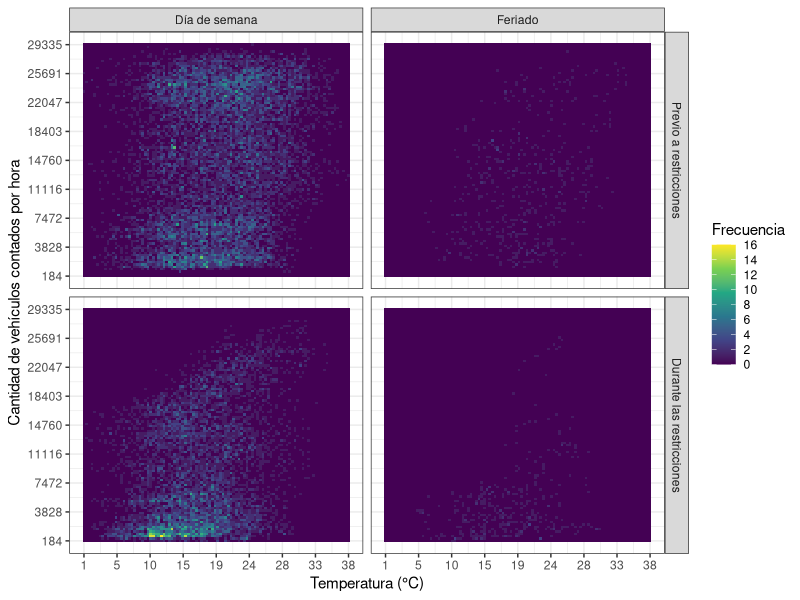
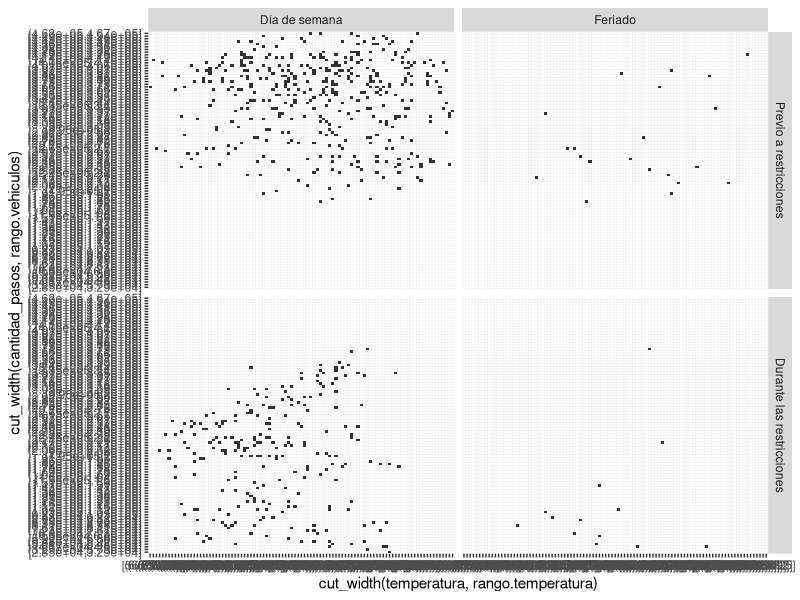
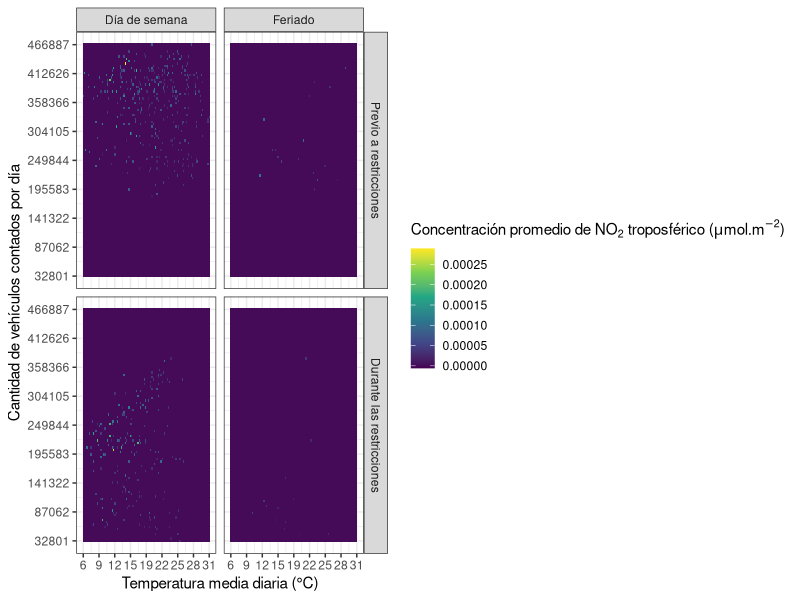
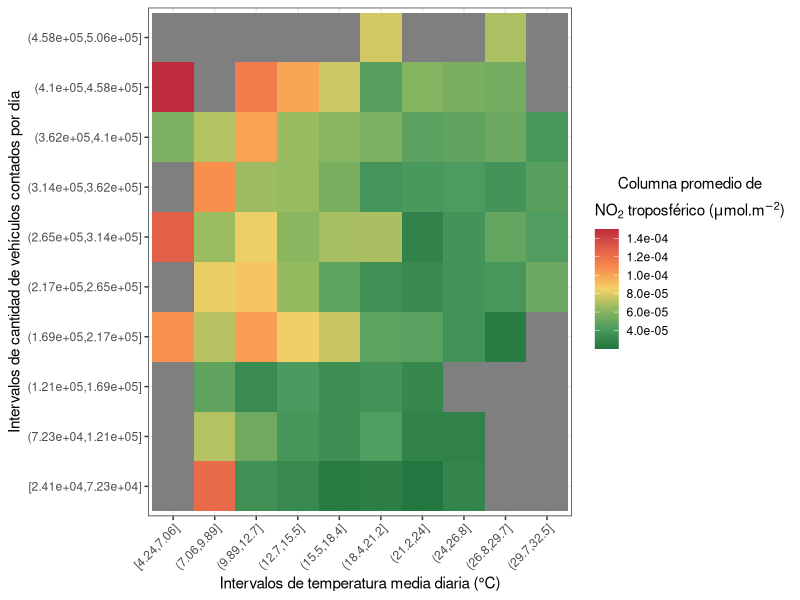

Reproduce these figures in R, in order. (Note: this script raises an error after producing the figures.)
rm(list=ls())
gc()

##### Analisis descriptivo entre variables ####
library(tidyverse)
library(data.table)
library(lubridate)
library(xtable)
library(stringi)


#Vehiculos vs meteorologicas
#Procesamiento vehiculos
vehiculos <- fread("Datos/Procesados/conteo_vehicular.csv")
feriados <- fread("Datos/Insumos_prophet/feriados.csv", encoding = "UTF-8")

vehiculos[, periodo := fifelse(fecha_hora < as.Date("2020-03-20"), "Previo a restricciones", "Durante las restricciones") %>%
            as.factor() %>%
            fct_rev()]

vehiculos[, dia_semana := weekdays(fecha_hora) %>%
            str_to_title() %>%
            factor(levels = c("Lunes", "Martes", "Miércoles", "Jueves", "Viernes", "Sábado", "Domingo"))]

vehiculos[, condicion_dia := fcase(as.Date(fecha_hora) %in% feriados$ds, "Feriado",
                                   dia_semana %in% c("Sábado", "Domingo"), "Fin de semana",
                                   default = "Día de semana") %>%
            factor(levels = c("Día de semana", "Fin de semana", "Feriado"))]

vehiculos.diario <- vehiculos[, .(cantidad_pasos = sum(cantidad_pasos, na.rm = TRUE),
                                         periodo = unique(periodo),
                                         dia_semana = unique(dia_semana),
                                         condicion_dia = unique(condicion_dia)),
                                     by = .(fecha = as.Date(fecha_hora))]

#Procesamiento tiempo

tiempo <- fread("Datos/Procesados/datos_horarios_tiempo_procesados.csv")

#Uno las bases

vehiculos.tiempo <- vehiculos %>%
  merge(tiempo[, .(fecha_hora, temperatura, pp)], by = "fecha_hora")

# Las analizo
#Construyo nueva variable que es diferencia de temperatura a la promedio para esa hora del dia con todos los datos que pueda
tiempo[, hora := hour(fecha_hora)]
tiempo[, temp.media.hora := mean(temperatura), by = hora]

vehiculos.tiempo <- vehiculos.tiempo %>%
  merge(tiempo[, .(fecha_hora, hora, temp.media.hora)], by = "fecha_hora")

cor.test(vehiculos.tiempo$cantidad_pasos, vehiculos.tiempo$temperatura, method = "pearson")

#Heatmap

cantidad.pixeles <- 100

rango.temperatura <- diff(range(vehiculos.tiempo$temperatura)) / (cantidad.pixeles - 1)

rango.vehiculos <- diff(range(vehiculos.tiempo$cantidad_pasos)) / (cantidad.pixeles - 1)


vehiculos.tiempo.heatmap <- vehiculos.tiempo[, .(temperatura = cut_width(temperatura, rango.temperatura, labels = FALSE),
                                                 cantidad_pasos = cut_width(cantidad_pasos, rango.vehiculos, labels = FALSE),
                                                 periodo,
                                                 condicion_dia)]

vehiculos.tiempo.heatmap <- vehiculos.tiempo.heatmap[, .(frecuencia = .N), by = .(temperatura, cantidad_pasos, periodo, condicion_dia)]


grilla.vacia <- expand.grid(temperatura = 1:cantidad.pixeles,
            cantidad_pasos = 1:cantidad.pixeles,
            periodo = unique(vehiculos.tiempo.heatmap$periodo),
            condicion_dia = unique(vehiculos.tiempo.heatmap$condicion_dia)) %>%
  as.data.table()

vehiculos.tiempo.heatmap <- grilla.vacia %>%
  merge(vehiculos.tiempo.heatmap, by = c("temperatura", "cantidad_pasos", "periodo", "condicion_dia"), all = TRUE)

vehiculos.tiempo.heatmap[is.na(frecuencia), frecuencia := 0]

num.ticks <- 9

vehiculos.tiempo.heatmap %>%
  ggplot(aes(x = temperatura, y = cantidad_pasos, fill = frecuencia)) +
  geom_tile() +
  facet_grid(periodo~condicion_dia) +
  scale_fill_viridis_c(n.breaks = 10) +
  scale_x_continuous(breaks = seq(1, cantidad.pixeles, length.out = num.ticks), labels = round(seq(range(vehiculos.tiempo$temperatura)[1], range(vehiculos.tiempo$temperatura)[2], length.out = num.ticks))) +
  scale_y_continuous(breaks = seq(1, cantidad.pixeles, length.out = num.ticks), labels = round(seq(range(vehiculos.tiempo$cantidad_pasos)[1], range(vehiculos.tiempo$cantidad_pasos)[2], length.out = num.ticks))) +
  labs(x = "Temperatura (°C)", y = "Cantidad de vehículos contados por hora", fill = "Frecuencia") +
  theme_bw()


#Lo mismo pero diario:
tiempo.diario <- fread("Datos/Procesados/datos_diarios_tiempo_procesados.csv")
vehiculos.tiempo.diario <- vehiculos.diario %>%
  merge(tiempo.diario, by = 'fecha')

#### Nitrogeno vs otras:

no2 <- fread("Datos/Procesados/no2_diario_procesado.csv")


vehiculos.tiempo.no2 <- vehiculos.tiempo.diario %>%
  merge(no2, by = "fecha")

#Heatmap
cantidad.pixeles <- 100

rango.temperatura <- diff(range(vehiculos.tiempo.no2$temperatura)) / (cantidad.pixeles - 1)

rango.vehiculos <- diff(range(vehiculos.tiempo.no2$cantidad_pasos)) / (cantidad.pixeles - 1)


vehiculos.tiempo.no2.heatmap <- vehiculos.tiempo.no2[, .(temperatura = cut_width(temperatura, rango.temperatura, labels = FALSE),
                                                 cantidad_pasos = cut_width(cantidad_pasos, rango.vehiculos, labels = FALSE),
                                                 NO2_trop_mean,
                                                 periodo,
                                                 condicion_dia)]

vehiculos.tiempo.no2.heatmap <- vehiculos.tiempo.no2.heatmap[, .(frecuencia = mean(NO2_trop_mean, na.rm = TRUE)), by = .(temperatura, cantidad_pasos, periodo, condicion_dia)]


grilla.vacia <- expand.grid(temperatura = 1:cantidad.pixeles,
                            cantidad_pasos = 1:cantidad.pixeles,
                            periodo = unique(vehiculos.tiempo.no2.heatmap$periodo),
                            condicion_dia = unique(vehiculos.tiempo.no2.heatmap$condicion_dia)) %>%
  as.data.table()

vehiculos.tiempo.no2.heatmap <- grilla.vacia %>%
  merge(vehiculos.tiempo.no2.heatmap, by = c("temperatura", "cantidad_pasos", "periodo", "condicion_dia"), all = TRUE)

vehiculos.tiempo.no2.heatmap[is.na(frecuencia), frecuencia := 0]

vehiculos.tiempo.no2 %>%
  ggplot(aes(x = cut_width(temperatura, rango.temperatura), y = cut_width(cantidad_pasos, rango.vehiculos))) +
  geom_tile() +
  facet_grid(periodo~condicion_dia)

num.ticks <- 9

vehiculos.tiempo.no2.heatmap %>%
  ggplot(aes(x = temperatura, y = cantidad_pasos, fill = frecuencia)) +
  geom_tile() +
  facet_grid(periodo~condicion_dia) +
  scale_fill_viridis_c(n.breaks = 10) +
  scale_x_continuous(breaks = seq(1, cantidad.pixeles, length.out = num.ticks), labels = round(seq(range(vehiculos.tiempo.no2$temperatura)[1], range(vehiculos.tiempo.no2$temperatura)[2], length.out = num.ticks))) +
  scale_y_continuous(breaks = seq(1, cantidad.pixeles, length.out = num.ticks), labels = round(seq(range(vehiculos.tiempo.no2$cantidad_pasos)[1], range(vehiculos.tiempo.no2$cantidad_pasos)[2], length.out = num.ticks))) +
  labs(x = "Temperatura media diaria (°C)", y = "Cantidad de vehículos contados por día", fill = expression(paste("Concentración promedio de ", NO[2], " troposférico (", mu, "mol.", m^-2, ")"))) +
  theme_bw()

#Sin agrupar:
cantidad.pixeles <- 10

rango.temperatura <- diff(range(vehiculos.tiempo.no2$temperatura)) / (cantidad.pixeles - 1)

rango.vehiculos <- diff(range(vehiculos.tiempo.no2$cantidad_pasos)) / (cantidad.pixeles - 1)


vehiculos.tiempo.no2.heatmap <- vehiculos.tiempo.no2[, .(temperatura = cut_width(temperatura, rango.temperatura),#, labels = FALSE),
                                                         cantidad_pasos = cut_width(cantidad_pasos, rango.vehiculos),#, labels = FALSE),
                                                         temperatura_orden = cut_width(temperatura, rango.temperatura, labels = FALSE),
                                                         cantidad_pasos_orden = cut_width(cantidad_pasos, rango.vehiculos, labels = FALSE),
                                                         NO2_trop_mean)]

vehiculos.tiempo.no2.heatmap <- vehiculos.tiempo.no2.heatmap[, .(frecuencia = mean(NO2_trop_mean, na.rm = TRUE),
                                                                 temperatura_orden,
                                                                 cantidad_pasos_orden), by = .(temperatura, cantidad_pasos)]


grilla.vacia <- expand.grid(temperatura = unique(vehiculos.tiempo.no2.heatmap$temperatura),# 1:cantidad.pixeles,
                            cantidad_pasos = unique(vehiculos.tiempo.no2.heatmap$cantidad_pasos)) %>%#1:cantidad.pixeles) %>%
  as.data.table()

vehiculos.tiempo.no2.heatmap <- grilla.vacia %>%
  merge(vehiculos.tiempo.no2.heatmap, by = c("temperatura", "cantidad_pasos"), all = TRUE)

#vehiculos.tiempo.no2.heatmap[is.na(frecuencia), frecuencia := 0]

num.ticks <- 9

leyenda <- expression(
  atop(
    "Columna promedio de", paste(NO[2], " troposférico (", mu, "mol.", m^-2, ")")
  )
)

(heatmap.vehiculos.temperatura.no2 <- vehiculos.tiempo.no2.heatmap %>%
  ggplot(aes(x = temperatura, y = cantidad_pasos, fill = frecuencia)) +
  geom_tile() +
  ggthemes::scale_fill_gradient2_tableau(palette = "Red-Green-Gold Diverging", trans = "reverse",n.breaks = 10, labels = scales::scientific) +
  # scale_x_continuous(breaks = seq(1, cantidad.pixeles, length.out = num.ticks), labels = round(seq(range(vehiculos.tiempo.no2$temperatura)[1], range(vehiculos.tiempo.no2$temperatura)[2], length.out = num.ticks))) +
  # scale_y_continuous(breaks = seq(1, cantidad.pixeles, length.out = num.ticks), labels = round(seq(range(vehiculos.tiempo.no2$cantidad_pasos)[1], range(vehiculos.tiempo.no2$cantidad_pasos)[2], length.out = num.ticks))) +
  labs(x = "Intervalos de temperatura media diaria (°C)", y = "Intervalos de cantidad de vehículos contados por día", fill = leyenda) +
  theme_bw() +
    guides(fill = guide_colorbar(reverse=T)) +
    theme(axis.text.x = element_text(angle = 45, vjust = 1, hjust = 1)))

ggsave("Figuras/Descriptiva/Heatmap_vehiculos_temperatura_no2.png", heatmap.vehiculos.temperatura.no2, width = 10, height = 6)

# tests contra no2:
cor.test(vehiculos.tiempo.no2$cantidad_pasos, vehiculos.tiempo.no2$NO2_trop_mean, method = "spearman")
cor.test(vehiculos.tiempo.no2$temperatura, vehiculos.tiempo.no2$NO2_trop_mean, method = "spearman")
cor.test(vehiculos.tiempo.no2$intensidad_viento_km_h, vehiculos.tiempo.no2$NO2_trop_mean, method = "spearman")


#Creo lags y otras funciones y busco las correlaciones de spearman:

funciones <- c("sqrt", "log10")

variables.originales <- c("NO2_trop_mean", "cantidad_pasos", "temperatura", "intensidad_viento_km_h", "temperatura.max", "temperatura.min")

for(funcion in funciones){
  nuevas.variables <- paste(funcion, variables.originales, sep = "_")
  if(funcion == "sqrt"){
    vehiculos.tiempo.no2[, (nuevas.variables) :=  sqrt(.SD), .SDcols=variables.originales]
  }
  else if(funcion == "log10"){
+    vehiculos.tiempo.no2[, (nuevas.variables) :=  log10(.SD), .SDcols=variables.originales]
  }
}


lags <- str_pad(0:30, width = 2, pad = "0")
variables <- names(vehiculos.tiempo.no2)[grepl(paste(variables.originales[-1], collapse = "|"), names(vehiculos.tiempo.no2))]

for(lag in lags){
  nuevas.variables <- paste(variables, lag, sep = "_")
  vehiculos.tiempo.no2[, (nuevas.variables) :=  shift(.SD, as.numeric(lag)), .SDcols=variables]
}

variables.correlaciones <- names(vehiculos.tiempo.no2)[
  grepl(
    paste(paste0(c("NO2_trop_mean", variables), "_")
          , collapse = "|"),
    names(vehiculos.tiempo.no2)
  )
]


conversiones.no2 <- names(vehiculos.tiempo.no2)[grepl("NO2_trop_mean", names(vehiculos.tiempo.no2))]

dt.correlaciones <- data.table()

for(i in conversiones.no2){
  
  variables.correlaciones2 <- c(i, variables.correlaciones)
  
  vehiculos.tiempo.no2.correlaciones <- vehiculos.tiempo.no2[, ..variables.correlaciones2]
  
  correlaciones.no2 <- cor(vehiculos.tiempo.no2.correlaciones, method="p", use = "pairwise.complete.obs")[1,]
  
  correlaciones.no2 <- data.table(variable = names(correlaciones.no2),
                                  spearman = correlaciones.no2)
  
  correlaciones.no2 <- correlaciones.no2[!grepl("NO2_trop_mean", variable)]
  
  correlaciones.no2[, target := ..i]
  
  dt.correlaciones <- dt.correlaciones %>%
    rbind(correlaciones.no2)
}



dt.correlaciones[, lag := substr(variable, nchar(variable)-1, nchar(variable))
                  %>% as.numeric]

dt.correlaciones[, variable := substr(variable, 1, nchar(variable)-3)]

dt.correlaciones[, conversion := fcase(grepl("sqrt", variable), "Raíz cuadrada",
                                        grepl("log10", variable), "Logaritmo base 10",
                                        default = "Identidad")]

dt.correlaciones[, variable := gsub(paste(paste0(funciones, "_"), collapse = "|"), "", variable)]

dt.correlaciones[, variable := fcase(variable == "cantidad_pasos", "Conteo vehicular diario",
                                      variable == "temperatura", "Temperatura media diaria",
                                     variable == "temperatura.max", "Temperatura máxima diaria",
                                     variable == "temperatura.min", "Temperatura mínima diaria",
                                     variable == "intensidad_viento_km_h", "Intensidad del viento (Km/H)")]


etiquetas.grid <- list(
  "NO2_trop_mean" = expression(NO[2]),
  "log10_NO2_trop_mean" = expression(paste(Log[10], (NO[2]))),
  "sqrt_NO2_trop_mean" = expression(sqrt(NO[2]))
)

for(i in unique(dt.correlaciones$variable)){
  etiquetas.grid[i] <- i
}

etiquetadora <- function(variable, value){
  return(etiquetas.grid[value])
}

dt.correlaciones[, label := fifelse(abs(spearman) == max(abs(spearman)), spearman, NA_real_), by = .(variable, target)]

(plot.correlaciones <- dt.correlaciones %>%
                         ggplot(aes(x = lag, y = spearman, col = conversion)) +
                         geom_line() +
                         geom_point(aes(y = label)) +
                         geom_text(aes(label = stri_pad_right(as.character(label), 4, 0), y = label * 1.1), col = 'black', nudge_x = 0.5) +
                         geom_hline(yintercept = 0, linetype = "dashed", alpha = 0.75) +
                         facet_grid(variable~target, scales = "free", labeller = etiquetadora)+
                         scale_color_brewer(palette = "Dark2") +
                         theme_bw()+
                         theme(legend.position = "top") +
                         labs(x = "Lag (días)", y = "Correlación de Pearson", col = "Conversión"))

ggsave("Figuras/Descriptiva/correlaciones_no2.png", plot.correlaciones, width = 9, height = 12)


print("Mejores combinaciones:")
dt.correlaciones[, mejor := abs(spearman) == max(abs(spearman)), by = .(variable, target, conversion)]
dt.delivery <- dt.correlaciones[mejor == TRUE & conversion != 'Identidad' & target != 'NO2_trop_mean']

dt.delivery[, spearman_label := fifelse(abs(spearman) == max(abs(spearman)), paste0('\\textbf{', as.character(round(spearman, 3)), '}'), as.character(round(spearman, 3))),by = variable]
dt.delivery[, target := gsub('sqrt_NO2_trop_mean', '$\\\\sqrt{NO_{2}}$', target)]
dt.delivery[, target := gsub('log10_NO2_trop_mean', '$Log_{10}(NO_{2})$', target)]

dt.delivery <- dcast(dt.delivery, variable + lag + conversion ~ target, value.var = "spearman_label")
print(xtable(dt.delivery, type = "latex"), file = "Tablas/Descriptiva/correlaciones.tex", include.rownames=FALSE, , sanitize.colnames.function = identity, sanitize.text.function = identity)

